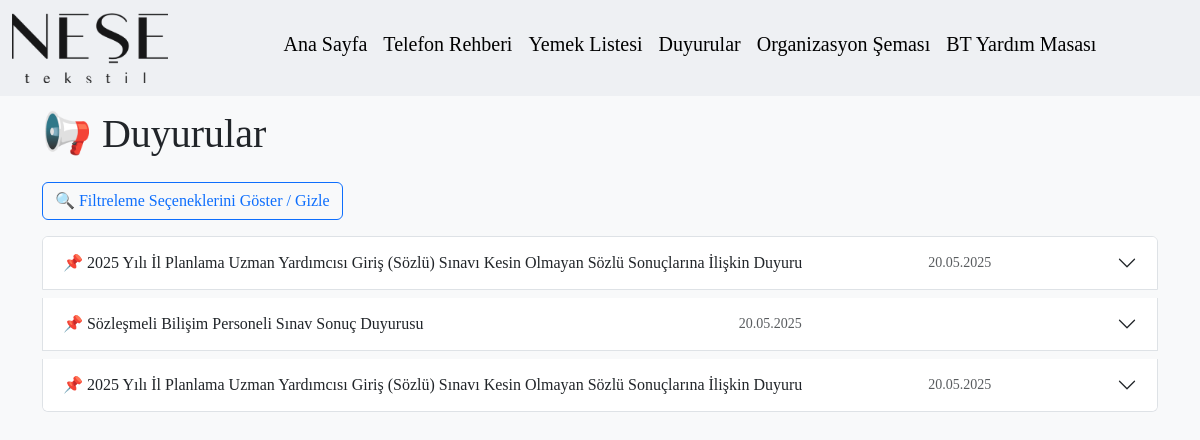
Page /duyurular on the earlier database version.
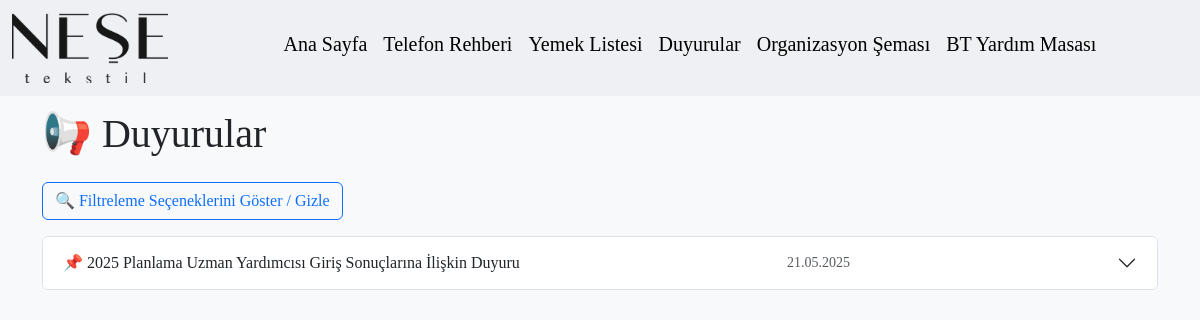
Same page on the later database version.
### tables this page shows
CREATE TABLE duyurular (
            id INTEGER PRIMARY KEY AUTOINCREMENT,
            baslik TEXT NOT NULL,
            icerik TEXT NOT NULL
        , tarih TEXT);

### app.py (the view)
@app.route('/duyurular')
def duyurular():
    conn = get_db_connection()
    duyurular_raw = conn.execute('SELECT * FROM duyurular ORDER BY tarih DESC').fetchall()
    conn.close()
    duyurular = []
    for d in duyurular_raw:
        tarih_iso = d['tarih']  # örn: 2024-05-20
        try:
            tarih_tr = datetime.strptime(tarih_iso, "%Y-%m-%d").strftime("%d.%m.%Y")
        except:
            tarih_tr = tarih_iso  # hata olursa olduğu gibi göster
        duyurular.append({
            'id': d['id'],
            'baslik': d['baslik'],
            'icerik': d['icerik'],
            'tarih': tarih_tr
        })
    return render_template('duyurular.html', duyurular=duyurular)

### app.py (called while the page is built)
def get_db_connection():
    conn = sqlite3.connect('rehber.db')
    conn.row_factory = sqlite3.Row
    return conn

### templates/duyurular.html (shortened to what this page needs)
{% extends "base.html" %}
{% block content %}
<h1 class="mb-4">📢 Duyurular</h1>
<button class="btn btn-outline-primary mb-3" type="button" data-bs-toggle="collapse" data-bs-target="#filtrePaneli" aria-expanded="false" aria-controls="filtrePaneli">
    🔍 Filtreleme Seçeneklerini Göster / Gizle
</button>
{% if duyurular %}
<div class="accordion" id="duyuruAccordion">
    {% for d in duyurular %}
    <div class="accordion-item mb-2">
        <h2 class="accordion-header" id="heading{{ loop.index }}">
            <button class="accordion-button collapsed" type="button" data-bs-toggle="collapse" data-bs-target="#collapse{{ loop.index }}" aria-expanded="false" aria-controls="collapse{{ loop.index }}">
                📌 {{ d['baslik'] }} <span class="ms-auto text-muted small">{{ d['tarih'] }}</span>
            </button>
        </h2>
    </div>
    {% endfor %}
</div>
{% else %}
<div class="alert alert-info">Henüz duyuru bulunmamaktadır.</div>
{% endif %}
{% endblock %}

Differences in the rows shown:
removed duyurular: baslik "2025 Yılı İl Planlama Uzman Yardımcısı Giriş (Sözlü) Sınavı Kesin Olmayan Sözlü Sonuçlarına İlişkin Duyuru", tarih "20.05.2025"
removed duyurular: baslik "Sözleşmeli Bilişim Personeli Sınav Sonuç Duyurusu", tarih "20.05.2025"
removed duyurular: baslik "2025 Yılı İl Planlama Uzman Yardımcısı Giriş (Sözlü) Sınavı Kesin Olmayan Sözlü Sonuçlarına İlişkin Duyuru", tarih "20.05.2025"
added duyurular: baslik "2025 Planlama Uzman Yardımcısı Giriş Sonuçlarına İlişkin Duyuru", tarih "21.05.2025"
